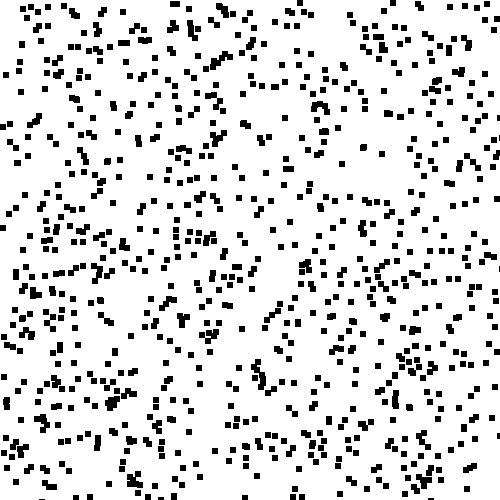
Frame 1 (no input)
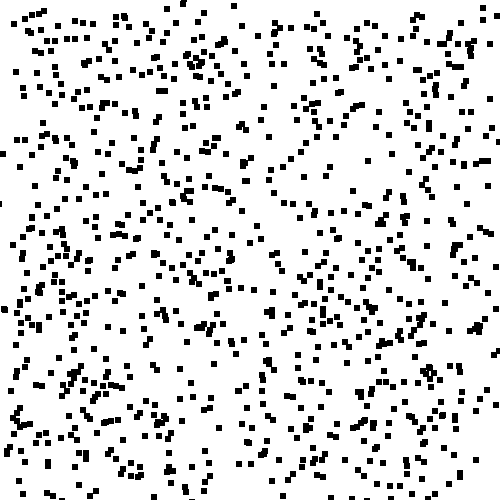
Frame 60 (the mouse pressed at the canvas centre just before this capture)
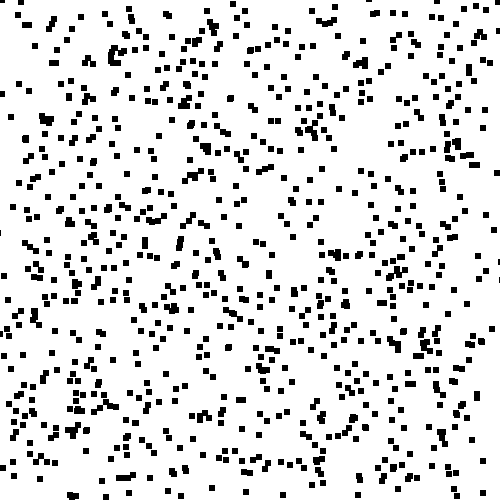
Frame 120 (the mouse held since frame 60 and released just before this capture)

The Processing sketch that drew these frames (run headless with seeded random() and noise(); from frame 60 on, the mouse is pressed at the canvas centre):

// Processing sketch: bug_swarm
// ── bug_swarm.pde
int[] x;
int[] y;

int quantity = 1000;

void setup() {
  size(500, 500);
  x = new int[quantity];
  y = new int[quantity];
  fill(0);
  
  for(int i = 0; i < quantity; i++) {
    x[i] = (int)random(width);
    y[i] = (int)random(height);
  }
}

void draw() {
  background(255);
 
  for(int i = 0; i < quantity; i++) {
    rect(x[i], y[i], 5, 5);
    x[i] += (int) random(-5, 5);
    y[i] += (int) random(-5, 5);
  }
}
